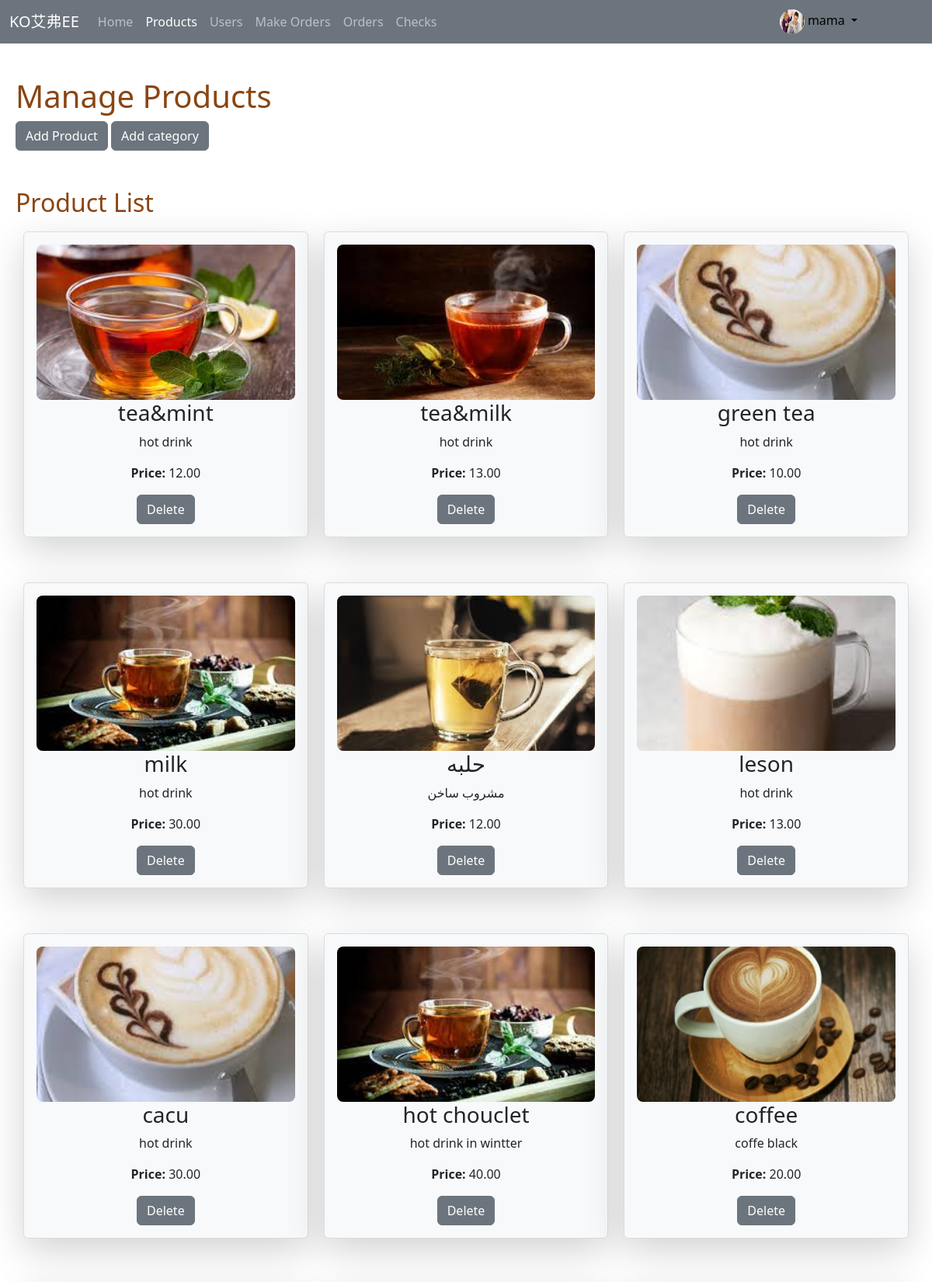
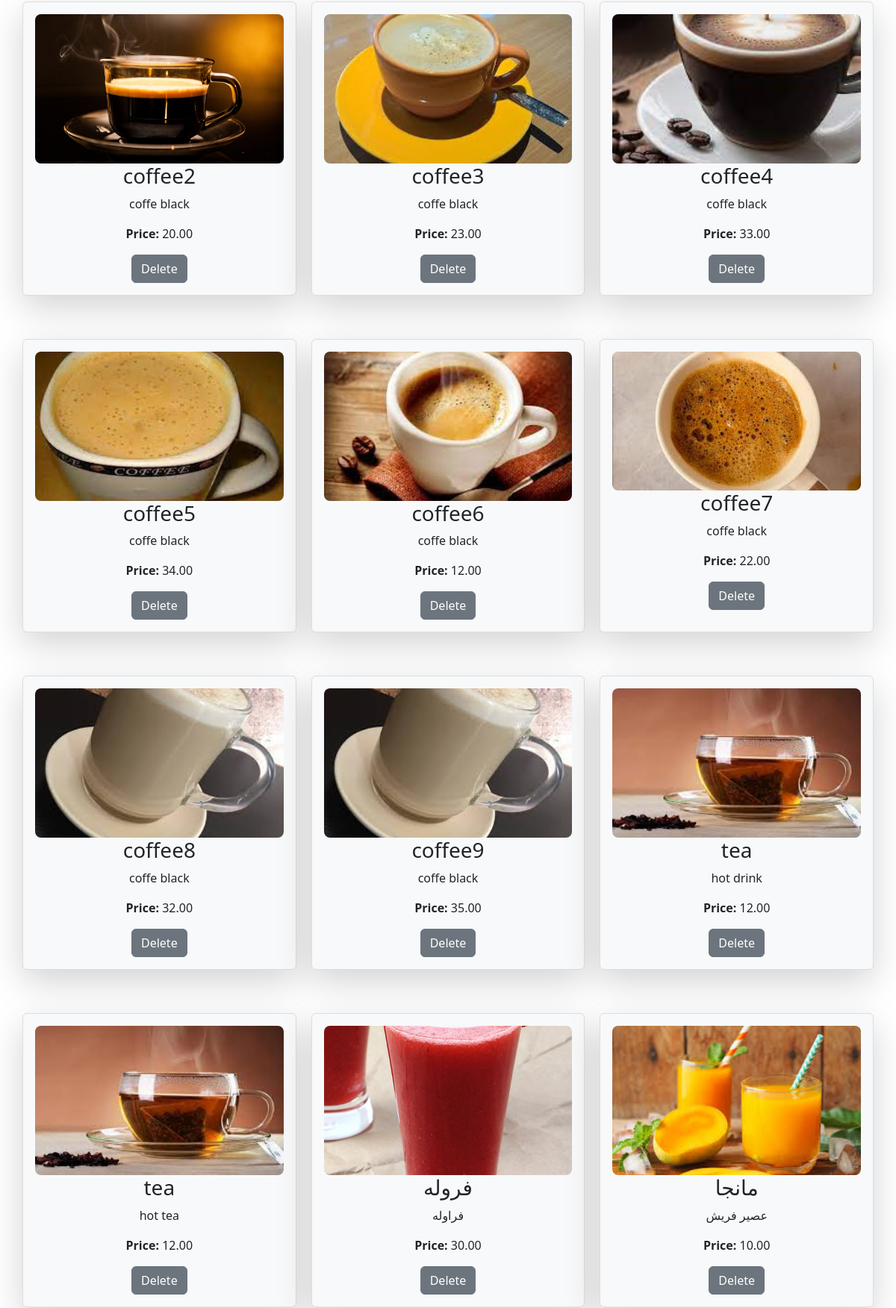
Screenshot of /admin/manage_products.php (signed in, upper part) with the database file from the repository (2 pictures, top to bottom).
### tables this page shows
CREATE TABLE `users` (
  `id` int(11) NOT NULL,
  `username` varchar(50) NOT NULL,
  `password` varchar(255) NOT NULL,
  `email` varchar(100) NOT NULL,
  `role` enum('admin','user') DEFAULT 'user',
  `created_at` timestamp NOT NULL DEFAULT current_timestamp(),
  `updated_at` timestamp NOT NULL DEFAULT current_timestamp() ON UPDATE current_timestamp(),
  `profile_image` varchar(255) DEFAULT NULL
);

CREATE TABLE `products` (
  `id` int(11) NOT NULL,
  `name` varchar(100) NOT NULL,
  `description` text DEFAULT NULL,
  `price` decimal(10,2) NOT NULL,
  `image` varchar(255) DEFAULT NULL,
  `category_id` int(11) DEFAULT NULL,
  `created_at` timestamp NOT NULL DEFAULT current_timestamp(),
  `updated_at` timestamp NOT NULL DEFAULT current_timestamp() ON UPDATE current_timestamp()
);

### admin/manage_products.php (the view, shortened to what this page needs)
<?php
require_once '../includes/db_connect.php';
$user_id = $_SESSION['user_id'];
$query = $conn->prepare("SELECT username, profile_image FROM users WHERE id = ?");
 $query->bind_param('i', $user_id);
$query->execute();
$result = $query->get_result();
$user = $result->fetch_assoc();
$profile_image = $user['profile_image'] ? '../uploads/' . $user['profile_image'] : 'https://via.placeholder.com/32';
$username = $user['username'];
$products = $conn->query("SELECT * FROM products");
?>
<!DOCTYPE html>
<html lang="en">
<head>
    <link href="https://cdn.jsdelivr.net/npm/bootstrap@5.3.0/dist/css/bootstrap.min.css" rel="stylesheet">
    <link rel="stylesheet" href="https://cdnjs.cloudflare.com/ajax/libs/font-awesome/6.0.0-beta3/css/all.min.css">
</head>
<body>
    <nav class="navbar navbar-expand-lg  navbar-dark bg-secondary mb-4">
  <div class="container-fluid">
    <a class="navbar-brand" href="home.php">KO艾弗EE</a>
    <div class="collapse navbar-collapse" id="navbarSupportedContent">
      <ul class="navbar-nav me-auto mb-2 mb-lg-0">
        <li class="nav-item">
          <a class="nav-link " aria-current="page" href="home.php">Home</a>
        </li>
        <li class="nav-item">
          <a class="nav-link active" href="manage_products.php">Products</a>
        </li>
        <li class="nav-item">
          <a class="nav-link " href="manage_users.php" >Users</a>
        </li>
        <li class="nav-item">
          <a class="nav-link " href="create_order.php" >Make Orders</a>
        </li>
        <li class="nav-item">
          <a class="nav-link " href="current_orders.php" >Orders</a>
        </li>
        <li class="nav-item">
          <a class="nav-link" href="view_checks.php" >Checks</a>
        </li>
      </ul>
    </div>
  </div>
  <div class="d-flex align-items-center me-5 pe-5">
                    <div class="dropdown text-end">
                        <a href="#" class="d-block link-body-emphasis text-decoration-none dropdown-toggle" data-bs-toggle="dropdown" aria-expanded="false">
                            <img src="<?php echo $profile_image; ?>" alt="<?php echo htmlspecialchars($username); ?>" width="32" height="32" class="rounded-circle">
                            <?php echo htmlspecialchars($username); ?>
                        </a>
                    </div>
                </div>
</nav>
    <div class="container mt-4">
        <h1>Manage Products</h1>
        <a href="add_product.php" class="btn btn-secondary mb-4">Add Product</a>
        <a href="add_category.php" class="btn btn-secondary mb-4">Add category</a>
        <h2 class="mt-4">Product List</h2>
        <div class="product-list">
            <?php while ($product = $products->fetch_assoc()): ?>
                <div class="product-container shadow-lg p-3 mb-5 bg-body-tertiary rounded card">
                    <img src="../uploads/<?= $product['image'] ?>" alt="<?= $product['name'] ?>" class="product-image">
                    <h3><?= $product['name'] ?></h3>
                    <p><?= $product['description'] ?></p>
                    <p><strong>Price:</strong> <?= $product['price'] ?></p>
                    <form method="post">
                        <button type="submit" name="delete" class="btn btn-secondary">Delete</button>
                    </form>
                </div>
            <?php endwhile; ?>
        </div>
    </div>
</body>
</html>

### admin/manage_products.php (style rules this page uses)
.container { max-width: 1200px; margin: 0 auto; padding: 20px; color: #8B4513; }
.product-list { display: flex; flex-wrap: wrap; justify-content: space-between; }
.product-container { border: 1px solid #ddd; border-radius: 8px; padding: 20px; margin: 10px; width: calc(33.333% - 20px); box-sizing: border-box; text-align: center; }
.product-image { width: 100%; height: auto; max-height: 200px; object-fit: cover; border-radius: 8px; }
.card { background: #fff; box-shadow: 0 4px 8px rgba(0, 0, 0, 0.1); border-radius: 10px; overflow: hidden; transition: transform 0.3s ease-in-out, box-shadow 0.3s ease-in-out; cursor: pointer; position: relative; }

### rows the page displays
users: profile_image (picture), username "mama"
products: image (picture), name "tea&mint", description "hot drink", price "12.00"
products: image (picture), name "tea&milk", description "hot drink", price "13.00"
products: image (picture), name "green tea", description "hot drink", price "10.00"
products: image (picture), name "milk", description "hot drink", price "30.00"
products: image (picture), name "حلبه", description "مشروب ساخن", price "12.00"
products: image (picture), name "leson", description "hot drink", price "13.00"
products: image (picture), name "cacu", description "hot drink", price "30.00"
products: image (picture), name "hot chouclet", description "hot drink in wintter", price "40.00"
products: image+name (picture), name "coffee", description "coffe black", price "20.00"
products: image (picture), name "coffee2", description "coffe black", price "20.00"
products: image (picture), name "coffee3", description "coffe black", price "23.00"
products: image (picture), name "coffee4", description "coffe black", price "33.00"
products: image (picture), name "coffee5", description "coffe black", price "34.00"
products: image (picture), name "coffee6", description "coffe black", price "12.00"
products: image (picture), name "coffee7", description "coffe black", price "22.00"
products: image (picture), name "coffee8", description "coffe black", price "32.00"
products: image (picture), name "coffee9", description "coffe black", price "35.00"
products: image (picture), name "tea", description "hot drink", price "12.00"
products: image (picture), name "tea", description "hot tea", price "12.00"
products: image (picture), name "فروله", description "فراوله", price "30.00"
products: image (picture), name "مانجا", description "عصير فريش", price "10.00"
